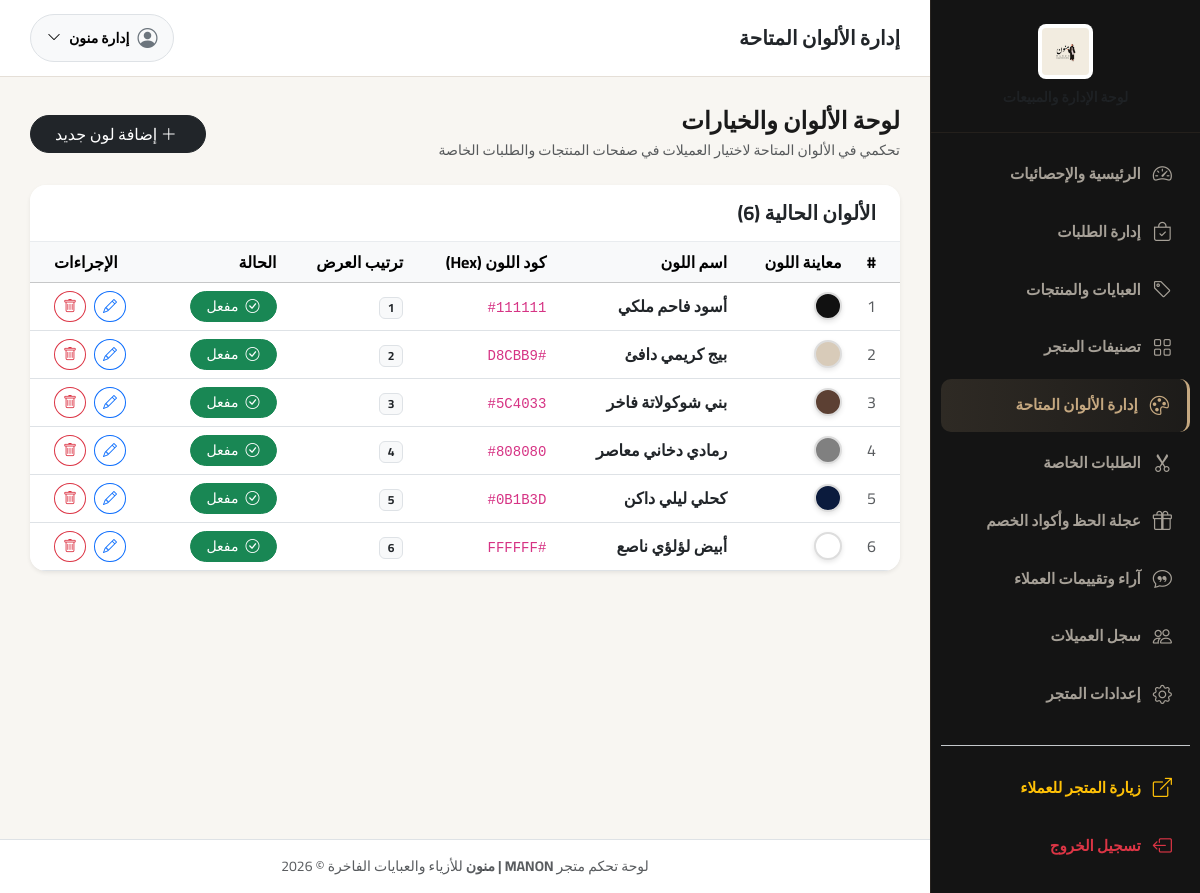
/admin/colors.php (signed in), run on the app's committed database.
### tables this page shows
CREATE TABLE `colors` (
  `id` INT AUTO_INCREMENT PRIMARY KEY,
  `name` VARCHAR(100) NOT NULL,
  `hex_code` VARCHAR(10) NOT NULL,
  `is_active` TINYINT(1) NOT NULL DEFAULT 1,
  `sort_order` INT NOT NULL DEFAULT 0,
  `created_at` DATETIME NOT NULL DEFAULT CURRENT_TIMESTAMP
);

### includes/functions.php (called while the page is built, shortened)
<?php
function e($string) {
    return htmlspecialchars((string)$string, ENT_QUOTES, 'UTF-8');
}

### admin/colors.php (the view, shortened to what this page needs)
<?php
require_once __DIR__ . '/includes/header.php';
$db = getDB();
$colors = $db->query("SELECT * FROM colors ORDER BY sort_order ASC, id ASC")->fetchAll();
?>
<div class="d-flex justify-content-between align-items-center mb-4">
    <div>
        <h4 class="fw-bold mb-1">لوحة الألوان والخيارات</h4>
        <p class="text-muted small mb-0">تحكمي في الألوان المتاحة لاختيار العميلات في صفحات المنتجات والطلبات الخاصة</p>
    </div>
    <button type="button" class="btn btn-dark rounded-pill px-4" data-bs-toggle="modal" data-bs-target="#addColorModal">
        <i class="bi bi-plus-lg ms-1"></i> إضافة لون جديد
    </button>
</div>
<div class="row g-4">
    <div class="col-lg-12">
        <div class="card border-0 shadow-sm rounded-4 overflow-hidden">
            <div class="card-header bg-white py-3 px-4 border-bottom border-light-subtle">
                <h5 class="fw-bold mb-0 text-dark">الألوان الحالية (<?= count($colors) ?>)</h5>
            </div>
            <div class="table-responsive">
                <table class="table table-hover align-middle mb-0">
                    <thead class="table-light">
                        <tr>
                            <th class="ps-4">#</th>
                            <th>معاينة اللون</th>
                            <th>اسم اللون</th>
                            <th>كود اللون (Hex)</th>
                            <th>ترتيب العرض</th>
                            <th>الحالة</th>
                            <th class="text-end pe-4">الإجراءات</th>
                        </tr>
                    </thead>
                    <tbody>
                        <?php if (empty($colors)): ?>
                            <tr>
                                <td colspan="7" class="text-center py-4 text-muted">لا توجد ألوان مسجلة حتى الآن</td>
                            </tr>
                        <?php else: ?>
                            <?php foreach ($colors as $index => $color): ?>
                                <tr>
                                    <td class="ps-4 text-muted"><?= $index + 1 ?></td>
                                    <td>
                                        <div class="d-flex align-items-center gap-2">
                                            <span style="width: 28px; height: 28px; border-radius: 50%; background-color: <?= e($color['hex_code']) ?>; display: inline-block; border: 2px solid #ddd; box-shadow: 0 2px 5px rgba(0,0,0,0.1);"></span>
                                        </div>
                                    </td>
                                    <td>
                                        <span class="fw-bold text-dark"><?= e($color['name']) ?></span>
                                    </td>
                                    <td>
                                        <code><?= e($color['hex_code']) ?></code>
                                    </td>
                                    <td>
                                        <span class="badge bg-light text-dark border"><?= $color['sort_order'] ?></span>
                                    </td>
                                    <td>
                                        <form method="POST" class="d-inline">
                                            <?php if ($color['is_active']): ?>
                                                <button type="submit" class="btn btn-sm btn-success rounded-pill px-3" title="انقر للتعطيل">
                                                    <i class="bi bi-check-circle me-1"></i> مفعل
                                                </button>
                                            <?php else: ?>
                                                <button type="submit" class="btn btn-sm btn-secondary rounded-pill px-3" title="انقر للتفعيل">
                                                    <i class="bi bi-dash-circle me-1"></i> معطل
                                                </button>
                                            <?php endif; ?>
                                        </form>
                                    </td>
                                    <td class="text-end pe-4">
                                        <div class="d-flex justify-content-end gap-2">
                                            <button type="button" class="btn btn-sm btn-outline-primary rounded-circle"
                                                    data-bs-toggle="modal"
                                                    data-bs-target="#editColorModal<?= $color['id'] ?>"
                                                    title="تعديل">
                                                <i class="bi bi-pencil"></i>
                                            </button>
                                            <form method="POST" onsubmit="return confirm('هل أنت متأكد من حذف هذا اللون؟');" class="d-inline">
                                                <button type="submit" class="btn btn-sm btn-outline-danger rounded-circle" title="حذف">
                                                    <i class="bi bi-trash"></i>
                                                </button>
                                            </form>
                                        </div>
                                    </td>
                                </tr>
                            <?php endforeach; ?>
                        <?php endif; ?>
                    </tbody>
                </table>
            </div>
        </div>
    </div>
</div>
<?php require_once __DIR__ . '/includes/footer.php'; ?>

### admin/includes/header.php (style rules this page uses)
:root { --sidebar-bg: #141414; --sidebar-color: #B3ADA5; --gold-accent: #C5A880; --body-bg: #F8F6F2; }
body { font-family: 'Cairo', sans-serif; background-color: var(--body-bg); color: #1A1A1A; margin: 0; direction: rtl; }

### data on the page
colors: name "أسود فاحم ملكي", hex_code "#111111", sort_order "1", is_active 1 (drawn)
colors: name "بيج كريمي دافئ", hex_code "#D8CBB9", sort_order "2", is_active 1 (drawn)
colors: name "بني شوكولاتة فاخر", hex_code "#5C4033", sort_order "3", is_active 1 (drawn)
colors: name "رمادي دخاني معاصر", hex_code "#808080", sort_order "4", is_active 1 (drawn)
colors: name "كحلي ليلي داكن", hex_code "#0B1B3D", sort_order "5", is_active 1 (drawn)
colors: name "أبيض لؤلؤي ناصع", hex_code "#FFFFFF", sort_order "6", is_active 1 (drawn)

### other printed values
$adminTitle "إدارة الألوان المتاحة"
$adminUser['name'] "إدارة منون"
count($colors) "6"
